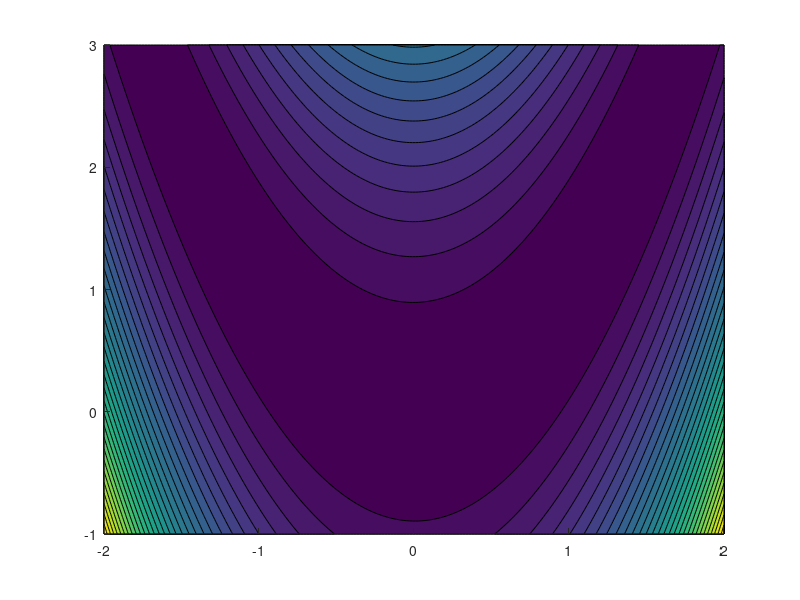

Recreate this plot in MATLAB. (Note: this script raises an error after producing the figure.)
% This code is almost 100% AI-generated using the following prompts:
%   "Write a MATLAB code that implements CMAES from scratch using 
%    Rosenbrock function as test bed."
%   "Modify the code to stick with n=2, then plot the successive 2D 
%    gaussians every iteration."
%   "This code makes the gaussians explode towards the end of 
%    the iterations. How to avoid this?"
% 
% CMA-ES for Rosenbrock with fading Gaussian ellipses (stabilized)

clear; close all; 
rng(42); % For replicability

%% Problem setup
n = 2;                  % fixed dimension
maxGen = 100;           % max generations
sigma = 0.3;            % initial step-size
m = [-1.2; 1.0];        % initial mean

% CMA-ES parameters
lambda = 10;            % population size
mu = floor(lambda/2);   % parents
weights = log(mu+0.5) - log(1:mu)'; 
weights = weights / sum(weights);
mu_eff = 1 / sum(weights.^2);

% Adaptation params
c_sigma = (mu_eff+2)/(n+mu_eff+5);
d_sigma = 1 + 2*max(0, sqrt((mu_eff-1)/(n+1))) + c_sigma;
c_c = 4/(n+4);
c1 = 2/((n+1.3)^2 + mu_eff);
cmu = min(1-c1, 2*(mu_eff-2+1/mu_eff)/((n+2)^2 + mu_eff));
chi_n = sqrt(n)*(1-1/(4*n)+1/(21*n^2));

% Initialization
pc = zeros(n,1);
ps = zeros(n,1);
B = eye(n);
D = ones(n,1);
C = B*diag(D.^2)*B';
eigEvalIter = 0;
eigEvalFrequency = 1/(c1+cmu)/n/10;

% Rosenbrock
rosen = @(x) (1-x(1))^2 + 100*(x(2)-x(1)^2)^2;

%% Visualization setup
figure;
[xg, yg] = meshgrid(linspace(-2,2,200), linspace(-1,3,200));
zg = 100*(yg - xg.^2).^2 + (1 - xg).^2;
contourf(xg, yg, zg, 30, 'FaceAlpha', 0.6); hold on;
plot(1,1,'r*','MarkerSize',12,'LineWidth',1.5); % true minimizer
colormap("parula"); xlabel('x1'); ylabel('x2');
title('CMA-ES on Rosenbrock');
axis tight; grid on; set(gcf, 'Color', 'w');

colormap(jet);
cmap = colormap;
numColors = size(cmap,1);

%% Main loop
for gen = 1:maxGen
    % Sample offspring
    arz = randn(n, lambda);
    ary = B * (D .* arz);
    arx = m + sigma * ary;
    
    % Evaluate
    fitness = arrayfun(@(k) rosen(arx(:,k)), 1:lambda);
    [~, idx] = sort(fitness);
    
    xsel = arx(:,idx(1:mu));
    ysel = ary(:,idx(1:mu));
    zsel = arz(:,idx(1:mu));
    
    % Recombination
    y_w = ysel*weights;
    m = m + sigma*y_w;
    
    % Update evolution paths
    z_w = zsel*weights;
    ps = (1-c_sigma)*ps + sqrt(c_sigma*(2-c_sigma)...
        *mu_eff)*(B*((1./D).*z_w));
    h_sigma = norm(ps)/sqrt(1-(1-c_sigma)^(2*gen))/chi_n < (1.4+2/(n+1));
    pc = (1-c_c)*pc + h_sigma*sqrt(c_c*(2-c_c)*mu_eff)*y_w;
    
    % Covariance update
    C = (1-c1-cmu)*C + c1*(pc*pc' + (1-h_sigma)*c_c*(2-c_c)*C) ...
        + cmu * ysel * diag(weights) * ysel';
    
    % Step-size adaptation
    sigma = sigma * exp((c_sigma/d_sigma)*(norm(ps)/chi_n - 1));
    
    % --- Safeguards ---
    sigma = max(min(sigma, 1), 1e-10);   % clamp sigma
    
    % Eigen decomposition occasionally
    if gen - eigEvalIter > max(1, floor(eigEvalFrequency))
        eigEvalIter = gen;
        C = triu(C) + triu(C,1)'; % symmetrize
        [Btmp, Dtmp] = eig(C);
        Dvals = diag(Dtmp);
        % clamp eigenvalues to avoid exploding/vanishing axes
        Dvals = max(min(Dvals, 1e2), 1e-10);  
        B = Btmp;
        D = sqrt(Dvals);
    end
    
    %% Draw fading ellipse
    [V,E] = eig(C);
    t = linspace(0,2*pi,100);
    circle = [cos(t); sin(t)];
    %ell = m + sigma * V*sqrt(E)*circle;
    
    % map iteration to color index
    colorIdx = round((gen/maxGen)*(numColors-1))+1;
    col = cmap(colorIdx,:); 
    
    % fade factor (start pale, end vivid)
    fadeFactor = 0.2 + 0.8*(gen/maxGen);
    fadedCol = (1-fadeFactor)*[1 1 1] + fadeFactor*col;
    
    % cap maximum ellipse radius for visualization
    maxAxisLen = 2;
    ell = m + min(1,maxAxisLen/norm(V*sqrt(E)))*sigma*V*sqrt(E)*circle;
    
    fill(ell(1,:), ell(2,:), fadedCol, 'FaceAlpha', 0.2);
    plot(m(1), m(2), 'ko','MarkerFaceColor','k','MarkerSize',4);
    
    if mod(gen,10)==0
        drawnow;
        fprintf('Gen %d: best=%.3e, sigma=%.3e\n', ...
            gen, min(fitness), sigma);
    end
end
